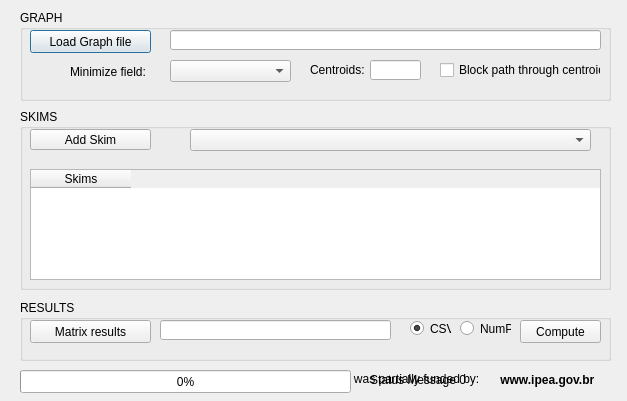
<?xml version="1.0" encoding="UTF-8"?>
<ui version="4.0">
 <class>Impedance_Matrix</class>
 <widget class="QDialog" name="Impedance_Matrix">
  <property name="windowModality">
   <enum>Qt::ApplicationModal</enum>
  </property>
  <property name="geometry">
   <rect>
    <x>0</x>
    <y>0</y>
    <width>627</width>
    <height>401</height>
   </rect>
  </property>
  <property name="windowTitle">
   <string>Impedance matrix toolbox - Provided by www.xl-optim.com</string>
  </property>
  <property name="modal">
   <bool>true</bool>
  </property>
  <widget class="QLabel" name="funding1">
   <property name="geometry">
    <rect>
     <x>200</x>
     <y>371</y>
     <width>321</width>
     <height>16</height>
    </rect>
   </property>
   <property name="font">
    <font>
     <pointsize>9</pointsize>
    </font>
   </property>
   <property name="text">
    <string>The development of this tool was partially funded by:</string>
   </property>
  </widget>
  <widget class="QLabel" name="funding2">
   <property name="geometry">
    <rect>
     <x>497</x>
     <y>369</y>
     <width>121</width>
     <height>21</height>
    </rect>
   </property>
   <property name="font">
    <font>
     <pointsize>9</pointsize>
     <weight>75</weight>
     <bold>true</bold>
    </font>
   </property>
   <property name="text">
    <string> www.ipea.gov.br</string>
   </property>
   <property name="textFormat">
    <enum>Qt::PlainText</enum>
   </property>
  </widget>
  <widget class="QGroupBox" name="groupBox">
   <property name="geometry">
    <rect>
     <x>20</x>
     <y>10</y>
     <width>591</width>
     <height>91</height>
    </rect>
   </property>
   <property name="title">
    <string>GRAPH</string>
   </property>
   <widget class="QPushButton" name="load_graph_from_file">
    <property name="geometry">
     <rect>
      <x>10</x>
      <y>20</y>
      <width>121</width>
      <height>23</height>
     </rect>
    </property>
    <property name="text">
     <string>Load Graph file</string>
    </property>
   </widget>
   <widget class="QLineEdit" name="graph_file_name">
    <property name="geometry">
     <rect>
      <x>150</x>
      <y>20</y>
      <width>431</width>
      <height>20</height>
     </rect>
    </property>
   </widget>
   <widget class="QComboBox" name="cb_minimizing">
    <property name="geometry">
     <rect>
      <x>150</x>
      <y>50</y>
      <width>121</width>
      <height>22</height>
     </rect>
    </property>
   </widget>
   <widget class="QLabel" name="progress_label_2">
    <property name="geometry">
     <rect>
      <x>50</x>
      <y>52</y>
      <width>81</width>
      <height>20</height>
     </rect>
    </property>
    <property name="font">
     <font>
      <pointsize>9</pointsize>
     </font>
    </property>
    <property name="text">
     <string>Minimize field:</string>
    </property>
   </widget>
   <widget class="QLabel" name="progress_label_3">
    <property name="geometry">
     <rect>
      <x>290</x>
      <y>50</y>
      <width>81</width>
      <height>20</height>
     </rect>
    </property>
    <property name="font">
     <font>
      <pointsize>9</pointsize>
     </font>
    </property>
    <property name="text">
     <string>Centroids:</string>
    </property>
   </widget>
   <widget class="QLineEdit" name="all_centroids">
    <property name="geometry">
     <rect>
      <x>350</x>
      <y>50</y>
      <width>51</width>
      <height>20</height>
     </rect>
    </property>
   </widget>
   <widget class="QCheckBox" name="block_paths">
    <property name="geometry">
     <rect>
      <x>420</x>
      <y>50</y>
      <width>161</width>
      <height>20</height>
     </rect>
    </property>
    <property name="text">
     <string>Block path through centroids</string>
    </property>
   </widget>
  </widget>
  <widget class="QGroupBox" name="groupBox_3">
   <property name="geometry">
    <rect>
     <x>20</x>
     <y>300</y>
     <width>591</width>
     <height>61</height>
    </rect>
   </property>
   <property name="title">
    <string>RESULTS</string>
   </property>
   <widget class="QPushButton" name="do_dist_matrix">
    <property name="geometry">
     <rect>
      <x>500</x>
      <y>20</y>
      <width>81</width>
      <height>23</height>
     </rect>
    </property>
    <property name="text">
     <string>Compute</string>
    </property>
   </widget>
   <widget class="QPushButton" name="select_result">
    <property name="geometry">
     <rect>
      <x>10</x>
      <y>20</y>
      <width>121</width>
      <height>23</height>
     </rect>
    </property>
    <property name="text">
     <string>Matrix results</string>
    </property>
   </widget>
   <widget class="QLineEdit" name="imped_results">
    <property name="geometry">
     <rect>
      <x>140</x>
      <y>20</y>
      <width>231</width>
      <height>20</height>
     </rect>
    </property>
   </widget>
   <widget class="QRadioButton" name="csv_res">
    <property name="geometry">
     <rect>
      <x>390</x>
      <y>20</y>
      <width>41</width>
      <height>17</height>
     </rect>
    </property>
    <property name="text">
     <string>CSV</string>
    </property>
    <property name="checked">
     <bool>true</bool>
    </property>
   </widget>
   <widget class="QRadioButton" name="npy_res">
    <property name="geometry">
     <rect>
      <x>440</x>
      <y>20</y>
      <width>51</width>
      <height>17</height>
     </rect>
    </property>
    <property name="text">
     <string>NumPY</string>
    </property>
   </widget>
  </widget>
  <widget class="QGroupBox" name="groupBox_2">
   <property name="geometry">
    <rect>
     <x>20</x>
     <y>109</y>
     <width>591</width>
     <height>181</height>
    </rect>
   </property>
   <property name="title">
    <string>SKIMS</string>
   </property>
   <widget class="QPushButton" name="bt_add_skim">
    <property name="geometry">
     <rect>
      <x>10</x>
      <y>20</y>
      <width>121</width>
      <height>21</height>
     </rect>
    </property>
    <property name="text">
     <string>Add Skim</string>
    </property>
   </widget>
   <widget class="QTableWidget" name="skim_list">
    <property name="geometry">
     <rect>
      <x>10</x>
      <y>60</y>
      <width>571</width>
      <height>111</height>
     </rect>
    </property>
    <property name="accessibleName">
     <string>&lt;html&gt;&lt;head/&gt;&lt;body&gt;&lt;p&gt;xcxc&lt;/p&gt;&lt;/body&gt;&lt;/html&gt;</string>
    </property>
    <property name="selectionMode">
     <enum>QAbstractItemView::SingleSelection</enum>
    </property>
    <property name="selectionBehavior">
     <enum>QAbstractItemView::SelectRows</enum>
    </property>
    <property name="rowCount">
     <number>0</number>
    </property>
    <property name="columnCount">
     <number>1</number>
    </property>
    <attribute name="verticalHeaderDefaultSectionSize">
     <number>27</number>
    </attribute>
    <column>
     <property name="text">
      <string>Skims</string>
     </property>
    </column>
   </widget>
   <widget class="QComboBox" name="cb_skims">
    <property name="geometry">
     <rect>
      <x>170</x>
      <y>20</y>
      <width>401</width>
      <height>22</height>
     </rect>
    </property>
   </widget>
  </widget>
  <widget class="QLabel" name="progress_label">
   <property name="geometry">
    <rect>
     <x>370</x>
     <y>370</y>
     <width>241</width>
     <height>20</height>
    </rect>
   </property>
   <property name="font">
    <font>
     <pointsize>9</pointsize>
    </font>
   </property>
   <property name="text">
    <string>Status Message 0</string>
   </property>
  </widget>
  <widget class="QProgressBar" name="progressbar">
   <property name="enabled">
    <bool>true</bool>
   </property>
   <property name="geometry">
    <rect>
     <x>20</x>
     <y>370</y>
     <width>331</width>
     <height>23</height>
    </rect>
   </property>
   <property name="palette">
    <palette>
     <active>
      <colorrole role="Highlight">
       <brush brushstyle="SolidPattern">
        <color alpha="255">
         <red>0</red>
         <green>170</green>
         <blue>0</blue>
        </color>
       </brush>
      </colorrole>
     </active>
     <inactive>
      <colorrole role="Highlight">
       <brush brushstyle="SolidPattern">
        <color alpha="255">
         <red>240</red>
         <green>240</green>
         <blue>240</blue>
        </color>
       </brush>
      </colorrole>
     </inactive>
     <disabled>
      <colorrole role="Highlight">
       <brush brushstyle="SolidPattern">
        <color alpha="255">
         <red>51</red>
         <green>153</green>
         <blue>255</blue>
        </color>
       </brush>
      </colorrole>
     </disabled>
    </palette>
   </property>
   <property name="value">
    <number>0</number>
   </property>
   <property name="textVisible">
    <bool>true</bool>
   </property>
  </widget>
 </widget>
 <resources/>
 <connections/>
</ui>
